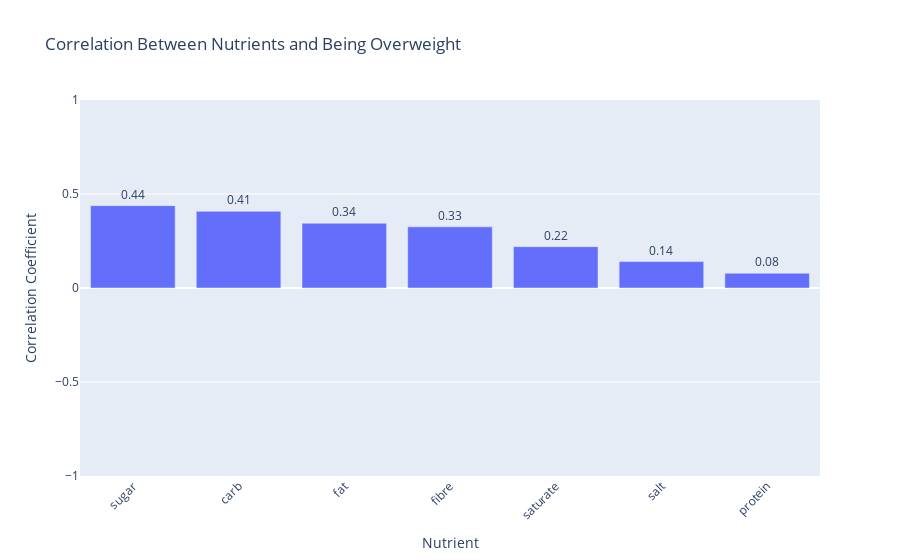

Notebook source saved alongside this figure:
### Code cell
# Plotting a bar chart showing how each nutrient correlates to being Overweight in boroughs
fig = px.bar(correlation_nutrients_obesity_overweight, x='Nutrient', y='Overweight', title='Correlation Between Nutrients and Being Overweight', text='Overweight')
# Set x and y axis titles, sort bars in decending order
fig.update_layout(xaxis_title='Nutrient', yaxis_title='Correlation Coefficient', xaxis={'categoryorder':'total descending'})
# Add correlation coef above each bar
fig.update_traces(texttemplate='%{text:.2f}', textposition='outside')
# Rotate x-axis labels
fig.update_layout(xaxis_tickangle=-45,
                  uniformtext_minsize=8, uniformtext_mode='hide',
                  yaxis_range=[-1,1])
fig.show()

### Figure 1 — Plotly figure (JSON) as saved in the notebook; plotly's stock layout.template omitted (floating-point values rounded to 4 significant figures)
{"data": [{"alignmentgroup": "True", "hovertemplate": "Nutrient=%{x}<br>Overweight=%{text}<extra></extra>", "legendgroup": "", "marker": {"color": "#636efa", "pattern": {"shape": ""}}, "name": "", "offsetgroup": "", "orientation": "v", "showlegend": false, "text": [0.3443, 0.4379, 0.22, 0.07814, 0.4078, 0.1405, 0.3253], "textposition": "outside", "texttemplate": "%{text:.2f}", "type": "bar", "x": ["fat", "sugar", "saturate", "protein", "carb", "salt", "fibre"], "xaxis": "x", "y": [0.3443, 0.4379, 0.22, 0.07814, 0.4078, 0.1405, 0.3253], "yaxis": "y"}], "layout": {"barmode": "relative", "legend": {"tracegroupgap": 0}, "title": {"text": "Correlation Between Nutrients and Being Overweight"}, "uniformtext": {"minsize": 8, "mode": "hide"}, "xaxis": {"anchor": "y", "categoryorder": "total descending", "domain": [0, 1], "tickangle": -45, "title": {"text": "Nutrient"}}, "yaxis": {"anchor": "x", "domain": [0, 1], "range": [-1, 1], "title": {"text": "Correlation Coefficient"}}}}
